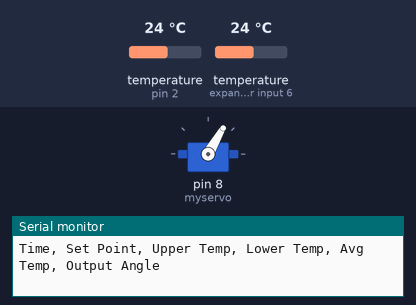
Bench run of a sketch on a simulated Arduino Uno, built with avr-gcc and run on an emulated ATmega328P. Shown: servo, the last lines printed to the serial monitor. The inputs (shaded band) are chosen by the test bench; at power-on: temperature (sensors on pin 2, expander input 6) 24 °C.

Above: at 0.1 s.
At 2.8 s:
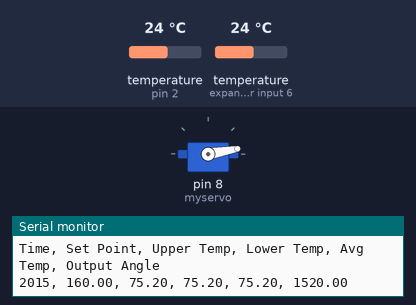
Timing chart, 0 to 4.3 s (numbered marks = the images above):
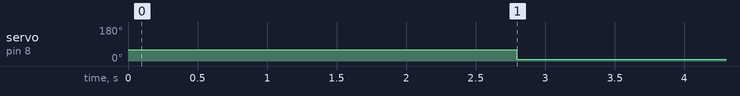

Measured:
- by itself, servo on pin 8 (myservo): 60° → 10° at 2.8 s

The sketch:

PID_temperature_to_servo_control_angle.ino
```cpp
#include <PID_v1.h>
#include <OneWire.h>
#include <DallasTemperature.h>
#include <Servo.h>

// Data wire is plugged into pin 2 on the Arduino
#define ONE_WIRE_BUS 2

// Setup a oneWire instance to communicate with any OneWire devices
OneWire oneWire(ONE_WIRE_BUS);

// Pass our oneWire reference to Dallas Temperature.
DallasTemperature sensors(&oneWire);

//Define Variables we'll be connecting to
double Setpoint, Input, Output;
Servo myservo;
float tempUpper;
float tempLower;
float avgTemp1;
//Specify the links and initial tuning parameters
PID myPID(&Input, &Output, &Setpoint,2,5,1, DIRECT); //these tuning parameters NEED to be updated for 5gal brew
DeviceAddress upperThermometer = { 0x28, 0x4C, 0xB6, 0x9A, 0x04, 0x00, 0x00, 0xA1 };
DeviceAddress lowerThermometer = { 0x28, 0x3F, 0xF2, 0x9A, 0x04, 0x00, 0x00, 0x96 };


void setup  ()
{
  //Input = avgTemp1(0);
  Setpoint = 160; //temperature to set to in degrees F
  myPID.SetMode(AUTOMATIC);
  //myPID.SetOutputLimits(10, 95);//10 and 95 are the max and min servo angle positions
  myPID.SetOutputLimits(650, 1520);//650 and 1520 are the write microseconds limits
  myPID.SetSampleTime(2000);
  Serial.begin(9600);
  myservo.attach(8);  //the pin for the servo control
    myservo.write(60); //set initial servo position if desired
  //Serial.println("PID to servo control angle"); // so I can keep track of what is loaded
  Serial.println("Time, Set Point, Upper Temp, Lower Temp, Avg Temp, Output Angle"); //headers for CSV table output

   sensors.begin();
  // set the resolution to 10 bit (good enough?), going to 12 for greater precision
    sensors.setResolution(upperThermometer, 12);
    sensors.setResolution(lowerThermometer, 12);

}


void loop (void)
{
  delay(2000);
 // Serial.print("Time is: "); comment out if using excel
  Serial.print(millis());Serial.print(", ");
  //Serial.print("Setpoint: ");
  Serial.print(Setpoint); Serial.print(", ");
      //Serial.println("Getting temperatures...");
       //Temperature sensor section
     sensors.requestTemperatures();
      tempUpper = sensors.getTempF(upperThermometer); //Use sensors.getTempC if you prefer your systems metric
      tempLower = sensors.getTempF(lowerThermometer);
      avgTemp1 = (tempUpper+tempLower)/2;
  //Serial.print("upper temperature is: ");
  Serial.print(tempUpper);Serial.print(", ");
 // Serial.print("lower temperature is: ");
  Serial.print(tempLower);Serial.print(", ");
 // Serial.print("avg pot temperature is: ");
  Serial.print(avgTemp1); Serial.print(", ");

  //PID section
  Input =  avgTemp1;
  myPID.Compute();
  //Servo section
  //int invOutput = map(Output, 10, 95, 95, 10); //need to map 10 to 95 to reverse the output from the PID
 // Since 10 is max value on the gas and 95 is min
  int invOutput = map(Output, 650, 1520, 1520, 650);
  //Serial.print("writing angle: ");
  Serial.println(Output);
  //myservo.write(invOutput);
  myservo.writeMicroseconds(invOutput);


}
```
